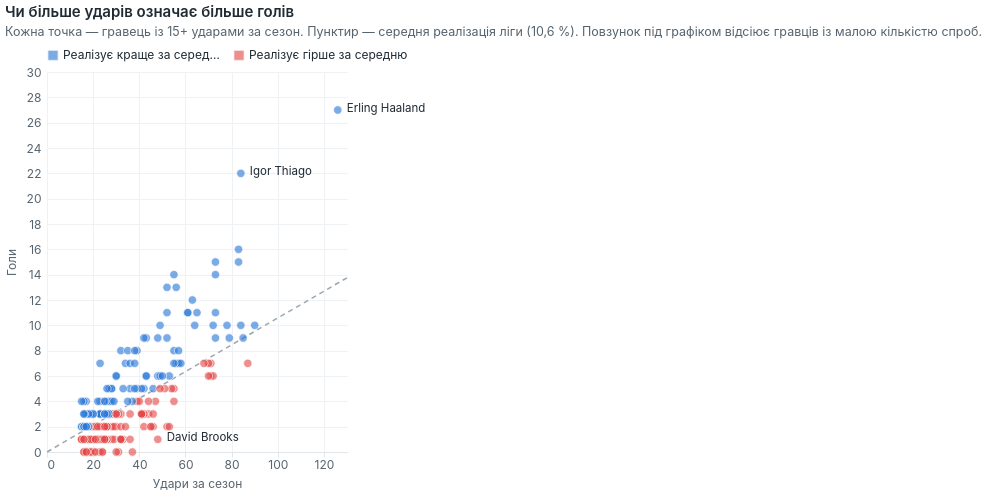

Describe this chart as a Vega-Lite specification.
### Vega-Lite specification from a JSON file in a GitHub repository (floating-point values rounded to 4 significant figures; data arrays with more than 128 entries replaced by an {"elided": "..."} marker saying what was removed)
{"$schema": "https://vega.github.io/schema/vega-lite/v5.json", "title": {"text": "Чи більше ударів означає більше голів", "subtitle": "Кожна точка — гравець із 15+ ударами за сезон. Пунктир — середня реалізація ліги (10,6 %). Повзунок під графіком відсіює гравців із малою кількістю спроб."}, "params": [{"name": "minShots", "value": 15, "bind": {"input": "range", "min": 15, "max": 70, "step": 5, "name": "Мінімум ударів:  "}}], "height": 380, "layer": [{"data": {"values": [{"s": 0}, {"s": 130}]}, "transform": [{"calculate": "datum.s * 0.1058", "as": "g"}], "mark": {"type": "line", "color": "#9aa7b1", "strokeDash": [5, 4], "strokeWidth": 1.5}, "encoding": {"x": {"field": "s", "type": "quantitative"}, "y": {"field": "g", "type": "quantitative"}}}, {"data": {"values": {"elided": "245 records"}}, "transform": [{"filter": "datum.s >= minShots"}, {"calculate": "datum.g - datum.s * 0.1058 >= 0 ? 'Реалізує краще за середню' : 'Реалізує гірше за середню'", "as": "Реалізація"}], "mark": {"type": "circle", "size": 70, "opacity": 0.62, "stroke": "#ffffff", "strokeWidth": 1}, "encoding": {"x": {"field": "s", "type": "quantitative", "title": "Удари за сезон", "scale": {"domain": [0, 130]}}, "y": {"field": "g", "type": "quantitative", "title": "Голи", "scale": {"domain": [0, 29]}, "axis": {"tickMinStep": 2, "format": "d"}}, "color": {"field": "Реалізація", "type": "nominal", "title": null, "scale": {"domain": ["Реалізує краще за середню", "Реалізує гірше за середню"], "range": ["#2a78d6", "#e34948"]}}, "tooltip": [{"field": "p", "title": "Гравець"}, {"field": "t", "title": "Клуб"}, {"field": "s", "title": "Удари", "format": "d"}, {"field": "sot", "title": "У створ", "format": "d"}, {"field": "g", "title": "Голи", "format": "d"}, {"field": "pen", "title": "З них з пенальті", "format": "d"}]}}, {"data": {"values": {"elided": "245 records"}}, "transform": [{"filter": "datum.s >= minShots"}, {"filter": "datum.g >= 20 || datum.s >= 45 && datum.g <= 1"}], "mark": {"type": "text", "align": "left", "dx": 9, "dy": -1, "fontSize": 11.5, "color": "#1f2a33"}, "encoding": {"x": {"field": "s", "type": "quantitative", "scale": {"domain": [0, 130]}}, "y": {"field": "g", "type": "quantitative", "scale": {"domain": [0, 29]}}, "text": {"field": "p"}}}], "config": {"font": "-apple-system, BlinkMacSystemFont, 'Segoe UI', Roboto, 'Helvetica Neue', Arial, sans-serif", "background": "#ffffff", "view": {"stroke": null}, "axis": {"labelColor": "#56646f", "titleColor": "#56646f", "domainColor": "#e0e6ea", "tickColor": "#e0e6ea", "gridColor": "#eef2f5", "labelFontSize": 12, "titleFontSize": 12, "titleFontWeight": "normal", "titlePadding": 8}, "axisY": {"domain": false, "ticks": false, "labelPadding": 6}, "legend": {"labelColor": "#1f2a33", "titleColor": "#56646f", "labelFontSize": 12, "titleFontSize": 12, "symbolType": "square", "symbolSize": 110, "orient": "top", "direction": "horizontal", "offset": 8}, "title": {"color": "#1f2a33", "fontSize": 15, "fontWeight": 600, "anchor": "start", "subtitleColor": "#56646f", "subtitleFontSize": 12.5, "subtitlePadding": 6, "offset": 10}}}
